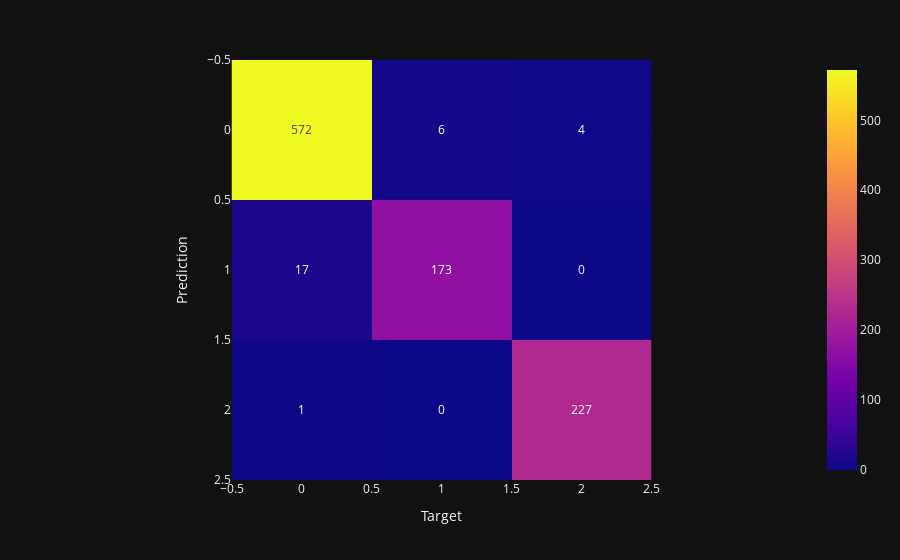

Notebook cell for this chart:
### Code cell
@score_for('DecisionTree', 'train')
@time_for('DecisionTree', 'train')
def train_decision():
    return f1_score(decision_y_train, y_train, average='macro')

print(
    "F1-мера для тренировочных данных с помощью "
    "DecisionTreeClassifier:", train_decision(),
)
draw_conf_matrix(y_train, decision_y_train)

### Figure 1 — Plotly figure (JSON) as saved in the notebook; plotly's stock layout.template omitted (floating-point values rounded to 4 significant figures)
{"data": [{"coloraxis": "coloraxis", "hovertemplate": "x: %{x}<br>y: %{y}<br>color: %{z}<extra></extra>", "name": "0", "texttemplate": "%{z}", "type": "heatmap", "xaxis": "x", "yaxis": "y", "z": [[572, 6, 4], [17, 173, 0], [1, 0, 227]]}], "layout": {"coloraxis": {"colorscale": [[0, "#0d0887"], [0.1111, "#46039f"], [0.2222, "#7201a8"], [0.3333, "#9c179e"], [0.4444, "#bd3786"], [0.5556, "#d8576b"], [0.6667, "#ed7953"], [0.7778, "#fb9f3a"], [0.8889, "#fdca26"], [1, "#f0f921"]]}, "margin": {"t": 60}, "xaxis": {"anchor": "y", "constrain": "domain", "domain": [0, 1], "scaleanchor": "y", "title": {"text": "Target"}}, "yaxis": {"anchor": "x", "autorange": "reversed", "constrain": "domain", "domain": [0, 1], "title": {"text": "Prediction"}}}}
